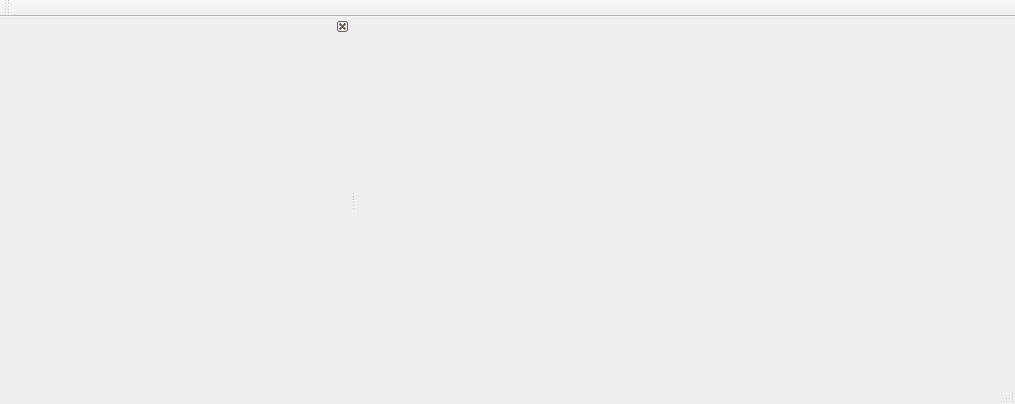
<?xml version="1.0" encoding="UTF-8"?>
<ui version="4.0">
 <class>MainWindow</class>
 <widget class="QMainWindow" name="MainWindow">
  <property name="geometry">
   <rect>
    <x>0</x>
    <y>0</y>
    <width>1015</width>
    <height>404</height>
   </rect>
  </property>
  <property name="windowTitle">
   <string>MainWindow</string>
  </property>
  <widget class="QWidget" name="centralWidget"/>
  <widget class="QMenuBar" name="menuBar">
   <property name="geometry">
    <rect>
     <x>0</x>
     <y>0</y>
     <width>1015</width>
     <height>26</height>
    </rect>
   </property>
  </widget>
  <widget class="QToolBar" name="mainToolBar">
   <attribute name="toolBarArea">
    <enum>TopToolBarArea</enum>
   </attribute>
   <attribute name="toolBarBreak">
    <bool>false</bool>
   </attribute>
  </widget>
  <widget class="QStatusBar" name="statusBar"/>
  <widget class="QDockWidget" name="types">
   <property name="minimumSize">
    <size>
     <width>350</width>
     <height>0</height>
    </size>
   </property>
   <property name="features">
    <set>QDockWidget::DockWidgetClosable|QDockWidget::DockWidgetMovable</set>
   </property>
   <attribute name="dockWidgetArea">
    <number>1</number>
   </attribute>
   <widget class="TypesWidget" name="widget"/>
  </widget>
 </widget>
 <layoutdefault spacing="6" margin="11"/>
 <customwidgets>
  <customwidget>
   <class>TypesWidget</class>
   <extends>QWidget</extends>
   <header>typeswidget.h</header>
   <container>1</container>
  </customwidget>
 </customwidgets>
 <resources/>
 <connections/>
</ui>
